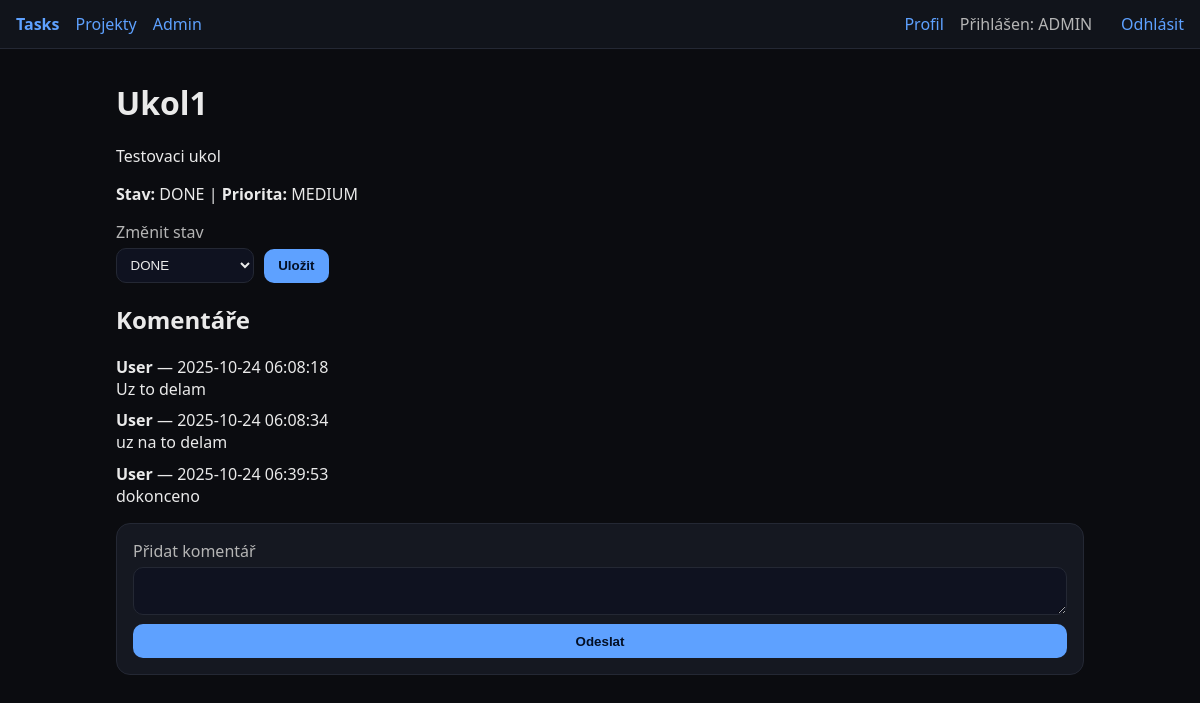
The page /tasks/1 (signed in) on the database as committed earlier.
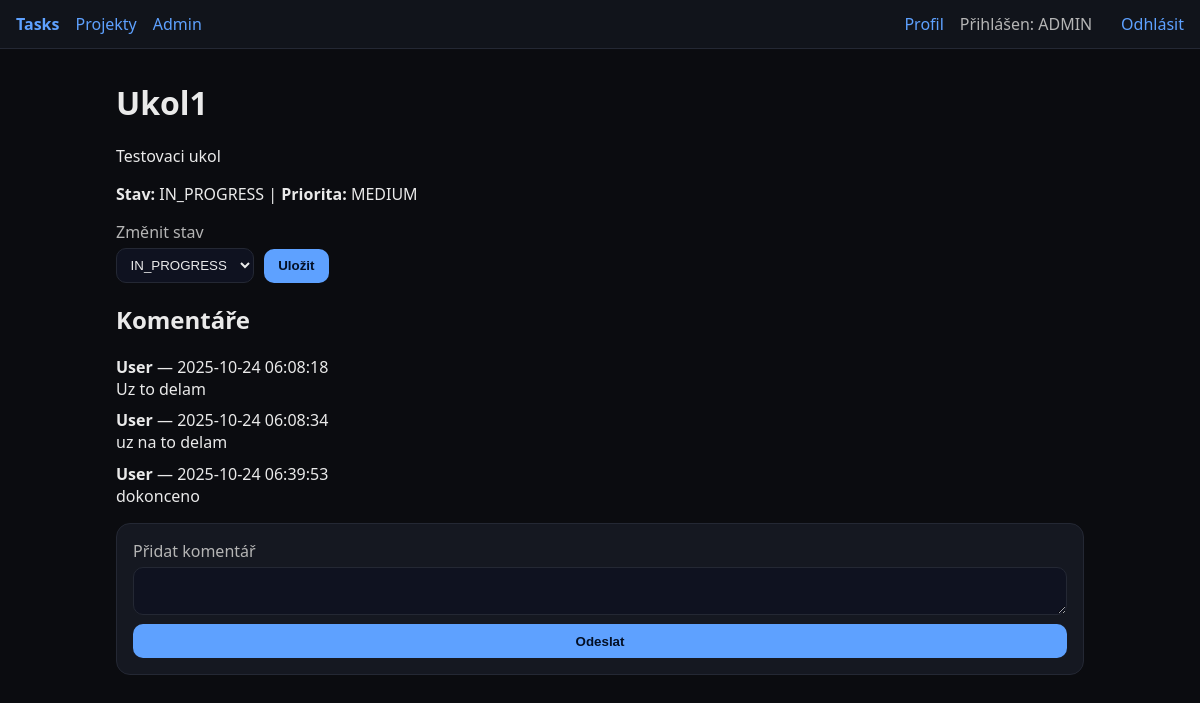
The same page on the database as committed later.
### app/models.py (models this page shows)
class Task(Base):
    __tablename__ = "tasks"
    id: Mapped[int] = mapped_column(Integer, primary_key=True)
    project_id: Mapped[int] = mapped_column(ForeignKey("projects.id"))
    assignee_id: Mapped[Optional[int]] = mapped_column(ForeignKey("users.id"), nullable=True)
    title: Mapped[str] = mapped_column(String)
    description: Mapped[str] = mapped_column(Text, default="")
    priority: Mapped[str] = mapped_column(String, default="MEDIUM")
    status: Mapped[str] = mapped_column(String, default="TODO")
    deadline: Mapped[Optional[date]] = mapped_column(Date, nullable=True)
    created_at: Mapped[datetime] = mapped_column(DateTime, default=func.now())
    updated_at: Mapped[datetime] = mapped_column(DateTime, default=func.now(), onupdate=func.now())
    project = relationship("Project", back_populates="tasks")
    assignee = relationship("User", back_populates="tasks")
    comments = relationship("Comment", back_populates="task", cascade="all, delete-orphan")

class Comment(Base):
    __tablename__ = "comments"
    id: Mapped[int] = mapped_column(Integer, primary_key=True)
    task_id: Mapped[int] = mapped_column(ForeignKey("tasks.id"))
    author_id: Mapped[int] = mapped_column(ForeignKey("users.id"))
    body: Mapped[str] = mapped_column(Text)
    created_at: Mapped[datetime] = mapped_column(DateTime, default=func.now())
    task = relationship("Task", back_populates="comments")
    author = relationship("User")

class User(Base):
    __tablename__ = "users"
    id: Mapped[int] = mapped_column(Integer, primary_key=True, index=True)
    email: Mapped[str] = mapped_column(String, unique=True, index=True)
    password_hash: Mapped[str] = mapped_column(String)
    full_name: Mapped[str] = mapped_column(String, default="")
    role: Mapped[str] = mapped_column(String, default="USER")
    created_at: Mapped[datetime] = mapped_column(DateTime, default=func.now())
    tasks = relationship("Task", back_populates="assignee")

### app/routers/tasks.py (the view)
@router.get("/{task_id}", response_class=HTMLResponse)
def task_detail(task_id: int, request: Request, db: Session = Depends(get_db), user: User = Depends(current_user)):
    task = db.get(Task, task_id)
    if not task:
        return RedirectResponse(url="/", status_code=303)
    return templates.TemplateResponse("tasks/detail.html", {"request": request, "task": task})

### templates/tasks/detail.html (shortened to what this page needs)
{% extends 'base.html' %}
{% block content %}
<h1>{{ task.title }}</h1>
<p>{{ task.description }}</p>
<p><strong>Stav:</strong> {{ task.status }} | <strong>Priorita:</strong> {{ task.priority }}</p>
<form method="post" action="/tasks/{{task.id}}/status" class="form inline">
  <label>Změnit stav
    <select name="status_value">
      <option {% if task.status=='IN_PROGRESS' %}selected{% endif %}>IN_PROGRESS</option>
      <option {% if task.status=='DONE' %}selected{% endif %}>DONE</option>
    </select>
  </label>
  <button type="submit">Uložit</button>
</form>
<h2>Komentáře</h2>
<ul class="comments">
  {% for c in task.comments %}
    <li><strong>{{ c.author.full_name or c.author.email }}</strong> — {{ c.created_at }}<br>{{ c.body }}</li>
  {% else %}
    <li>Žádné komentáře</li>
  {% endfor %}
</ul>
<form method="post" action="/tasks/{{task.id}}/comment" class="form">
  <label>Přidat komentář <textarea name="body" required></textarea></label>
  <button type="submit">Odeslat</button>
</form>
{% endblock %}

### templates/base.html (shortened to what this page needs)
<!doctype html>
<html lang="cs">
<head>
  <link rel="stylesheet" href="/static/styles.css">
</head>
<body>
  {% include 'partials/nav.html' %}
  <main class="container">
    {% block content %}{% endblock %}
  </main>
</body>
</html>

### templates/partials/nav.html (shortened to what this page needs)
<nav class="nav">
  <a href="/" class="brand">Tasks</a>
  <a href="/projects">Projekty</a>
  {% set role = request.session.get('role') %}
  {% if role == 'ADMIN' %}
    <a href="/admin/users">Admin</a>
  {% endif %}
  {% if request.session.get('user_id') %}
    <a href="/user/profile">Profil</a>
    <span class="muted">Přihlášen: {{ role or 'USER' }}</span>
    <a href="/auth/logout">Odhlásit</a>
  {% else %}
    <a href="/auth/login">Přihlásit</a>
    <a href="/auth/register">Registrovat</a>
  {% endif %}
</nav>

### static/styles.css (style rules this page uses)
:root { --bg:#0b0c10; --card:#151821; --text:#eaeaea; --muted:#b5b5b5; --acc:#5ea1ff; }
* { box-sizing: border-box; }
body { margin:0; font-family: ui-sans-serif, system-ui, -apple-system, Segoe UI, Roboto, Arial; background:var(--bg); color:var(--text); }
a { color: var(--acc); text-decoration: none; }
.container { max-width: 1000px; margin: 2rem auto; padding: 0 1rem; }
.nav { display:flex; gap:1rem; align-items:center; padding: .8rem 1rem; background:#11141b; border-bottom:1px solid #242834; }
.nav .brand { font-weight:700; }
.btn, button { background: var(--acc); color:#041025; border:0; padding:.6rem .9rem; border-radius:10px; cursor:pointer; font-weight:600; }
.form { display:flex; flex-direction: column; gap:.6rem; background: var(--card); border:1px solid #242834; padding:1rem; border-radius:14px; }
.form.inline { flex-direction: row; align-items: end; gap:.6rem; background: transparent; border: 0; padding: 0; }
label { display:flex; flex-direction: column; gap:.3rem; color: var(--muted); }
input, select, textarea { background:#0f1220; color: var(--text); border:1px solid #242834; border-radius:10px; padding:.5rem .6rem; }
.comments { list-style:none; padding:0; display:flex; flex-direction:column; gap:.6rem; }
.muted { color:var(--muted); margin-right:.8rem }

Rows that differ between the two databases and show on the page:
changed Task "Ukol1": status "DONE" → "IN_PROGRESS"; status_value "DONE" → "IN_PROGRESS"
